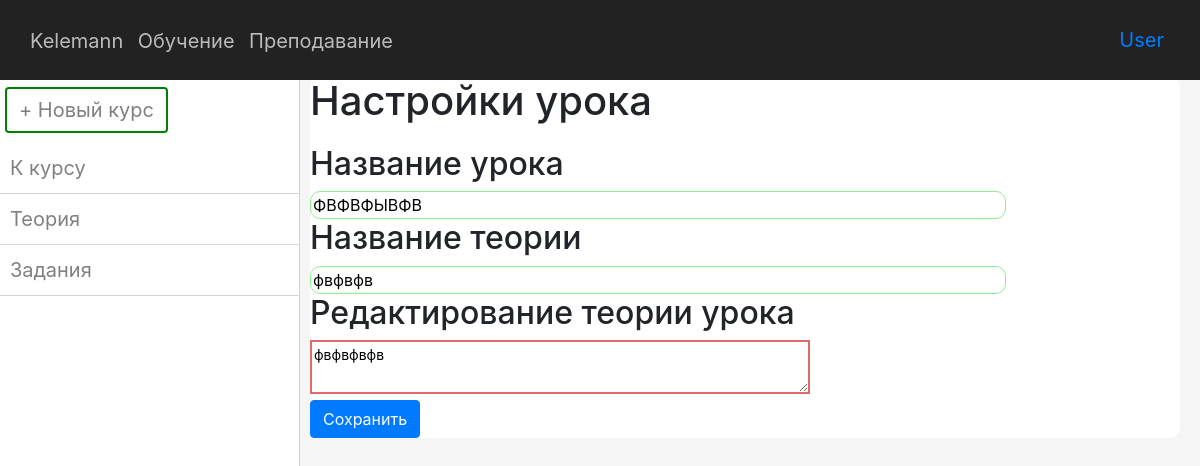
The app's page /teach/ТФЦВДФЫвф/edit_theory/1 (signed in) with its own data.
### data/users.py (models this page shows, shortened)
class User(SqlAlchemyBase, UserMixin, SerializerMixin):
    __tablename__ = 'users'
    id = sqlalchemy.Column(sqlalchemy.Integer, primary_key=True, autoincrement=True)
    name = sqlalchemy.Column(sqlalchemy.String)
    email = sqlalchemy.Column(sqlalchemy.String, index=True, unique=True)
    hashed_password = sqlalchemy.Column(sqlalchemy.String)
    completed_courses = sqlalchemy.Column(sqlalchemy.String, nullable=True)
    courses = orm.relationship("Course", back_populates='user')

### data/lessons.py (models this page shows)
class Lesson(SqlAlchemyBase, UserMixin, SerializerMixin):
    __tablename__ = 'lessons'
    id = sqlalchemy.Column(sqlalchemy.Integer, primary_key=True, autoincrement=True)
    name = sqlalchemy.Column(sqlalchemy.String, unique=True)
    theory = sqlalchemy.Column(sqlalchemy.String, default='')
    theory_title = sqlalchemy.Column(sqlalchemy.String, default='')
    completed_by_users = sqlalchemy.Column(sqlalchemy.String, default='')
    id_in_course = sqlalchemy.Column(sqlalchemy.Integer)
    course_id = sqlalchemy.Column(sqlalchemy.Integer, sqlalchemy.ForeignKey("cources.id"))
    tasks = orm.relationship("Task", back_populates='lesson')
    course = orm.relationship("Course")

### main.py (the view, shortened to what this page needs)
@app.route('/teach/<string:course_name>/edit_theory/<int:id_lesson>', methods=['GET', 'POST'])
def edit_theory(course_name, id_lesson):
    form = TheoryForm()
    db_sess = db_session.create_session()
    course = db_sess.query(Course).filter(Course.name == course_name).first()
    lesson = db_sess.query(Lesson).filter(Lesson.course_id == course.id, Lesson.id_in_course == id_lesson).first()
    return render_template('edit-lesson-theory.html', form=form, lesson=lesson, course=course)

### data/forms/lesson.py
class TheoryForm(FlaskForm):
    name = StringField('Название урока', validators=[DataRequired()])
    theory_title = StringField('Название теории', validators=[DataRequired()])
    theory = TextAreaField('Теория', validators=[DataRequired()])
    submit = SubmitField('Сохранить')

### data/db_session.py (called while the page is built)
def create_session() -> Session:
    global __factory
    return __factory()

### main.py (called while the page is built)
@login_manager.user_loader
def load_user(user_id):
    db_sess = db_session.create_session()
    return db_sess.get(User, user_id)

### templates/edit-lesson-theory.html (shortened to what this page needs)
{% extends "base.html" %}
{% block link %}
    <link rel="stylesheet" href="../../../static/css/header.css">
    <link rel="stylesheet" href="../../../static/css/sidebar.css">
    <link rel="stylesheet" href="../../../static/css/edit-lesson-theory.css">
    <link rel="stylesheet" href="../../../static/css/main.css">
{% endblock %}
{% block sidebar %}
    <nav class="sidebar">
        <div class="content-lesson">
            <a href="/teach/new" class="btn btn-success create_btn">+ Новый курс</a>
            <ul>
                <li><a href="/teach/{{ course.name }}">К курсу</a></li>
                <li><a href="/teach/{{ course.name }}/edit_theory/{{ lesson.id_in_course }}">Теория</a></li>
                <li><a href="/teach/{{ course.name }}/edit_tasks/{{ lesson.id_in_course }}">Задания</a></li>
            </ul>
        </div>
    </nav>
{% endblock %}
{% block content %}
<div class="main-content">
    <form class="edit-form" method="post">
        <h1>Настройки урока</h1>
        <h2>Название урока</h2>
        {{ form.name(type="text", class="form-input", value=lesson.name) }}
        <h2>Название теории</h2>
        {{ form.theory_title(type="text", class="form-input", value=lesson.theory_title)}}
        <h2>Редактирование теории урока</h2>
        <textarea id="textarea" name="theory">{{ lesson.theory | replace("|", "") | safe }}</textarea><br>
        {{ form.submit(type="submit", class="btn btn-primary submit-btn") }}
    </form>
</div>
{% endblock %}

### templates/base.html (shortened to what this page needs)
<!doctype html>
<html lang="en">
<head>
    <link rel="stylesheet"
        href="https://stackpath.bootstrapcdn.com/bootstrap/4.4.1/css/bootstrap.min.css"
>
    {% block link %}{% endblock %}
</head>
<body>
    <div class="content-container">
        <header class="header">
            <div class="header-left">
                <span class="logo"><a href="/" class="a-left">Kelemann</a></span>
                <a href="/learn" class="a-left">Обучение</a>
                <a href="/teach" class="a-left">Преподавание</a>
            </div>
            <div class="header-right">
                {% if current_user.is_authenticated %}
                <a class="navbar-brand" href="/logout">{{ current_user.name }}</a>
                {% else %}
                    <a class="btn btn-primary " href="/register">Зарегистрироваться</a>
                    <a class="btn btn-success" href="/login">Войти</a>
                {% endif %}
            </div>
        </header>
        {% block sidebar %}{% endblock %}
        <div class="main-content">
            {% block content %}{% endblock %}
        </div>
    </div>
</body>
</html>

### static/css/header.css (style rules this page uses)
.content-container { display: flex; flex-direction: column; justify-content: space-between; margin-top: 57px; padding: 20px; }
.header { background-color: #222222; color: #fff; display: flex; justify-content: space-between; align-items: center; padding: 20px; position: fixed; top: 0; left: 0; right: 0; z-index: 1000; }
.a-left { color: #bbbbbb; font-size: 20px; padding-left: 10px; transition: color 0.5s ease; }
.logo { font-size: 25px; }

### static/css/sidebar.css (style rules this page uses)
.content-container { margin-left: 290px; padding: 20px; }
.sidebar { width: 300px; border-right: 1px solid lightgray; color: #fff; height: 100vh; position: fixed; top: 1; left: 0; z-index: 999; overflow-y: auto; background-color: #fff; }
.sidebar ul { list-style-type: none; padding: 0; }
.sidebar li { padding: 10px; border-bottom: 1px solid lightgray; }
.content-lesson a { color: gray; text-decoration: none; transition: background-color 0.5s ease; font-size: 20px; }

### static/css/edit-lesson-theory.css (style rules this page uses)
.create_btn { background-color: #fff; color: black; border: 2px solid green; }
.content-lesson { margin-top: 10px; }
.content-lesson .create_btn { margin-left: 5px; }
.content-lesson ul { margin-top: 10px; }
#textarea { width: 500px; border: solid 2px #e06969; background-color: #fff; min-height: 54px; font-size: 14px; }
#textarea { margin: 0 auto; }
.edit-form { background-color: #fff; border-radius: 10px; }
h1 { margin-bottom: 20px; }
.form-input { border-radius: 10px; border: lightgreen solid 1px; width: 80%; }

### static/css/main.css (style rules this page uses)
body { background-color: #f5f5f5; }

### records on screen
User: name "User"
Lesson: name "ФВФВФЫВФВ", theory_title "фвфвфв", theory "фвфвфвфв"
